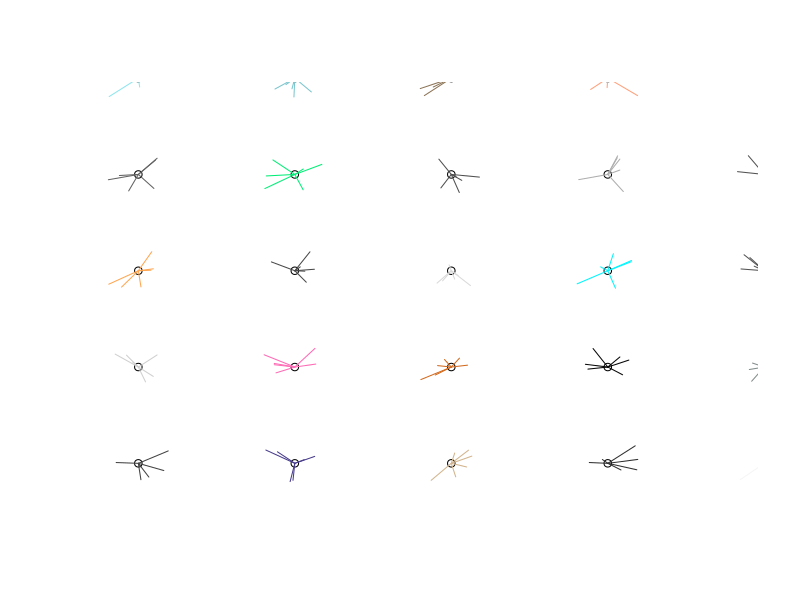

Write R code to recreate this figure.

plot(0, 0,
     xlim=c(-5,5),
     ylim=c(-5,5),
     col = "white", xlab = "", ylab = "", axes=F)


for (xprev in seq(-9.5,9.5,2.5)){
  for (yprev in seq(-9.5,9.5,2.5)){
    lineColor=sample(colors(),1)
    points(xprev,yprev)
    for (i in seq(1:6)){
            
      xnew <- xprev +runif(1,-0.5,0.5)
      ynew <- yprev +runif(1,-0.5,0.5)
      
      ### Limit to canvas
      # while (abs(xnew) >= 1 | abs(ynew) >=1 ){
      #   xnew <- xprev +runif(1,-0.25,0.25)
      #   ynew <- yprev +runif(1,-0.25,0.25)
      # }
      # 
      lineCoords <- data.frame(rbind(c(xprev,yprev),c(xnew,ynew)))
      lineCoords
      lines(lineCoords,col=lineColor)
      #lines(1/t(lineCoords))
      
      # xprev <- xnew
      # yprev <- ynew
      
    }
    
  } 
}
